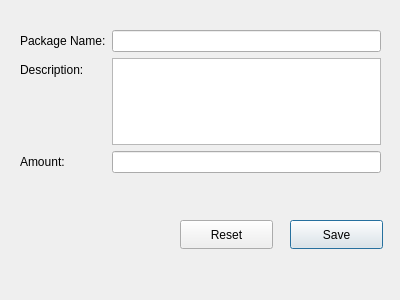
<?xml version="1.0" encoding="UTF-8"?>
<ui version="4.0">
 <class>AddPackage</class>
 <widget class="QDialog" name="AddPackage">
  <property name="windowModality">
   <enum>Qt::WindowModality::WindowModal</enum>
  </property>
  <property name="geometry">
   <rect>
    <x>0</x>
    <y>0</y>
    <width>400</width>
    <height>300</height>
   </rect>
  </property>
  <property name="maximumSize">
   <size>
    <width>400</width>
    <height>300</height>
   </size>
  </property>
  <property name="windowTitle">
   <string>Add Package</string>
  </property>
  <widget class="QWidget" name="formLayoutWidget">
   <property name="geometry">
    <rect>
     <x>20</x>
     <y>30</y>
     <width>361</width>
     <height>143</height>
    </rect>
   </property>
   <layout class="QFormLayout" name="formLayout">
    <item row="0" column="0">
     <widget class="QLabel" name="label">
      <property name="text">
       <string>Package Name:</string>
      </property>
     </widget>
    </item>
    <item row="0" column="1">
     <widget class="QLineEdit" name="txtPackageName"/>
    </item>
    <item row="1" column="0">
     <widget class="QLabel" name="label_2">
      <property name="text">
       <string>Description:</string>
      </property>
     </widget>
    </item>
    <item row="1" column="1">
     <widget class="QTextEdit" name="txtDescription"/>
    </item>
    <item row="2" column="0">
     <widget class="QLabel" name="label_3">
      <property name="text">
       <string>Amount:</string>
      </property>
     </widget>
    </item>
    <item row="2" column="1">
     <widget class="QLineEdit" name="txtAmount"/>
    </item>
   </layout>
  </widget>
  <widget class="QPushButton" name="btnSave">
   <property name="geometry">
    <rect>
     <x>290</x>
     <y>220</y>
     <width>93</width>
     <height>29</height>
    </rect>
   </property>
   <property name="text">
    <string>Save</string>
   </property>
  </widget>
  <widget class="QPushButton" name="btnReset">
   <property name="geometry">
    <rect>
     <x>180</x>
     <y>220</y>
     <width>93</width>
     <height>29</height>
    </rect>
   </property>
   <property name="text">
    <string>Reset</string>
   </property>
  </widget>
 </widget>
 <resources/>
 <connections/>
</ui>
